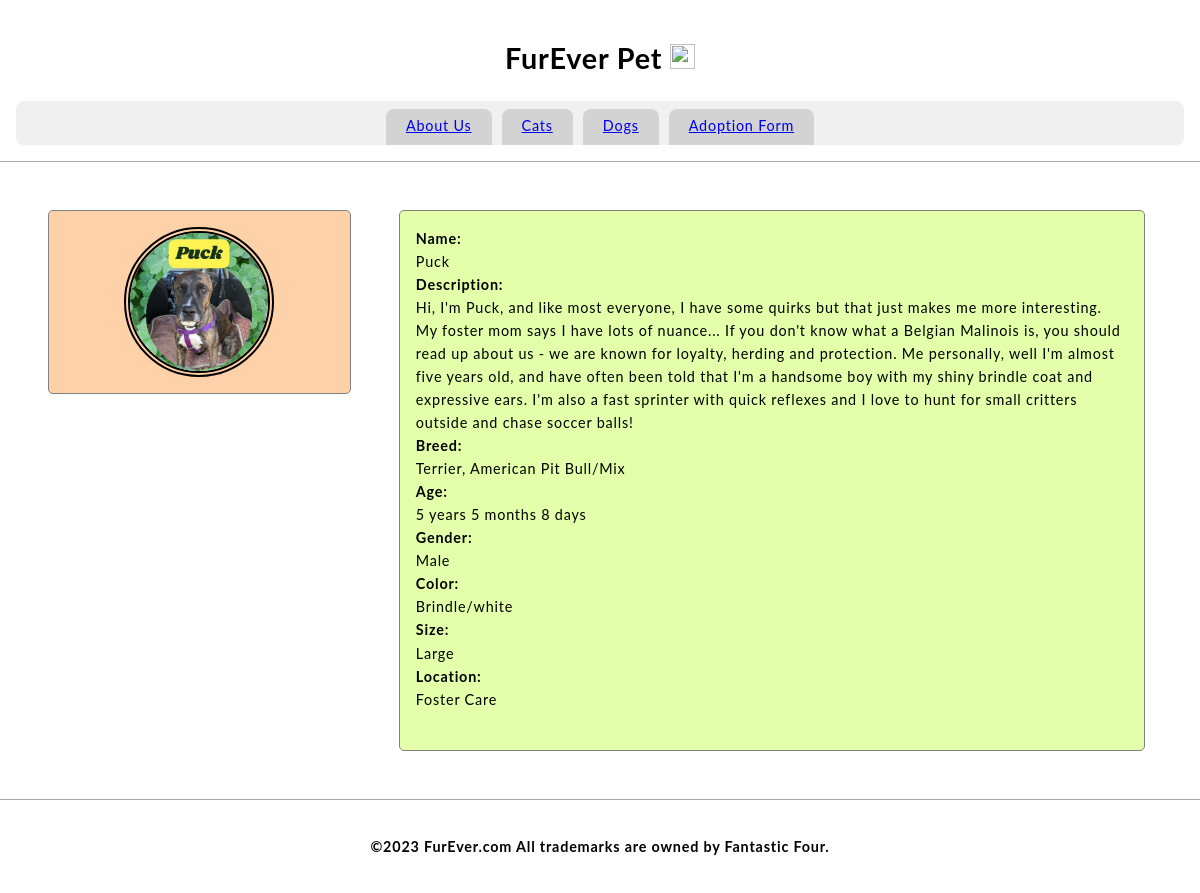
The app's page /dog_45447002 with its own data.
### tables this page shows
CREATE TABLE Dog(id int, name varchar(45), description varchar(1000), breed varchar(20), age varchar(50), gender varchar(10),color varchar(10),size varchar(10), location varchar(10), primary key (id));

### Furever.py (the view)
@app.route('/dog_45447002')
def dog_454():
    c.execute("select name from Dog")
    myresult = c.fetchall()
    name =  myresult[3][0]
    c.execute("select description from Dog")
    myresult2 = c.fetchall()
    description =  myresult2[3][0]
    c.execute("select breed from Dog")
    myresult3 = c.fetchall()
    breed = myresult3[3][0]
    c.execute("select age from Dog")
    myresult4 = c.fetchall()
    age = myresult4[3][0]
    c.execute("select gender from Dog")
    myresult5 = c.fetchall()
    gender = myresult5[3][0]
    c.execute("select color from Dog")
    myresult6 = c.fetchall()
    color = myresult6[3][0]
    c.execute("select size from Dog")
    myresult7 = c.fetchall()
    size = myresult7[3][0]
    c.execute("select location from Dog")
    myresult8 = c.fetchall()
    location = myresult8[3][0]
    return render_template('dog_45447002.html',name=name, description=description, breed=breed, age=age, gender=gender, color=color,size=size, location=location)

### prefix.py (called while the page is built)
    def __call__(self, environ, start_response):
        return self.app(environ, start_response)

### templates/dog_45447002.html (shortened to what this page needs)
<!DOCTYPE>
<html>
    <head>
        <link href="static/style.css" type="text/css" rel="stylesheet"/>
    </head>
    <body>
        <header>
            <h1 class="title">FurEver Pet <img src="static/logo.png" width=25px height=25px/></h1>
            <nav>
                <a class="nav-anchor" href="aboutus">About Us</a>
                <a class="nav-anchor" href="cats">Cats</a>
                <a class="nav-anchor" href="dogs">Dogs</a>
                <a class="nav-anchor" href="adoptionform">Adoption Form</a>
            </nav>
        </header>
        <main>
            <aside>
                <div class="aside-div">
                    <img src="45447002.jpg"/ width= 150px height = 150px>
                </div>
            </aside>
            <section>
                <article class="article-div">
                          <b>Name:</b>
                    <br>
                    {{name}}
                    <br>
                    <b>Description:</b>
                    <br>
                    {{description}}
                    <br>
                    <b>Breed:</b>
                    <br>
                    {{breed}}
                    <br>
                    <b>Age:</b>
                    <br>
                    {{age}}
                    <br>
                    <b>Gender:</b>
                    <br>
                    {{gender}}
                    <br>
                    <b>Color:</b>
                    <br>
                    {{color}}
                    <br>
                    <b>Size:</b>
                    <br>
                    {{size}}
                    <br>
                    <b>Location:</b>
                    <br>
                    {{location}}
                    <br>
                    <br>
                </article>
            </section>
        </main>
        <footer>
            <h4 class="title">©2023 FurEver.com All trademarks are owned by Fantastic Four.</h4>
        </footer>
    </body>
</html>

### static/style.css (style rules this page uses)
* { box-sizing: border-box; }
body { height: 100vh; width: 100vw; display: flex; flex-direction: column; font-family: 'Lato', sans-serif; margin: 0; font-size: 0.9rem; line-height: 1.6; letter-spacing: 0.05rem; }
header { justify-content: center; background-color: #C2CADO; padding: 1rem; }
.title { text-align: center; background-color: white; }
nav { background-color: #F0F0F0; display: flex; justify-content: center; border-radius: 0.5rem; padding-top: 0.5rem; }
nav a { cursor:pointer; background-color:lightgray; margin: 0 5px; padding:5px 20px; border-bottom: 0.2rem solid lightgray; border-top-left-radius: 0.5rem; border-top-right-radius: 0.5rem; }
main { padding: 1rem; background-color: white; overflow-y: auto; display: flex; #flex-direction: column; justify-content: center; align-items: start; border-top:solid 1px darkgray; border-bottom:solid 1px darkgray; }
aside { width: 30vw; display: flex; flex-direction: column; justify-content: space-evenly; padding: 1rem; }
.aside-div { background-color: #FFD1A9; min-height: 150px; margin: 1rem; width: 95%; overflow-y: auto; padding:1rem; border-radius:5px; border:1px solid gray; display: flex; justify-content: center; align-items: center; }
.aside-div img { border-radius: 75px; border: 6px double; }
section { width: 70vw; display: flex; flex-direction: column; justify-content: space-evenly; padding: 1rem; }
.article-div { background-color: #E4FFA9; min-height: 150px; margin: 1rem; width: 95%; overflow-y: auto; padding:1rem; border-radius:5px; border:1px solid gray; }
footer { #position: fixed; #bottom: 0; background-color: white; justify-content: center; padding: 1rem; width: 100%; }

### records on screen
Dog: name "Puck", description "Hi, I'm Puck, and like most everyone, I have some quirks but that just makes me more interesting. My foster mom says I have lots of nuance... If you don't know what a Belgian Malinois is, you should read up about us - we are known for loyalty, herding and protection. Me personally, well I'm almost five years old, and have often been told that I'm a handsome boy with my shiny brindle coat and expressive ears. I'm also a fast sprinter with quick reflexes and I love to hunt for small critters outside and chase soccer balls!", breed "Terrier, American Pit Bull/Mix", age "5 years 5 months 8 days", gender "Male", color "Brindle/white", size "Large", location "Foster Care"
